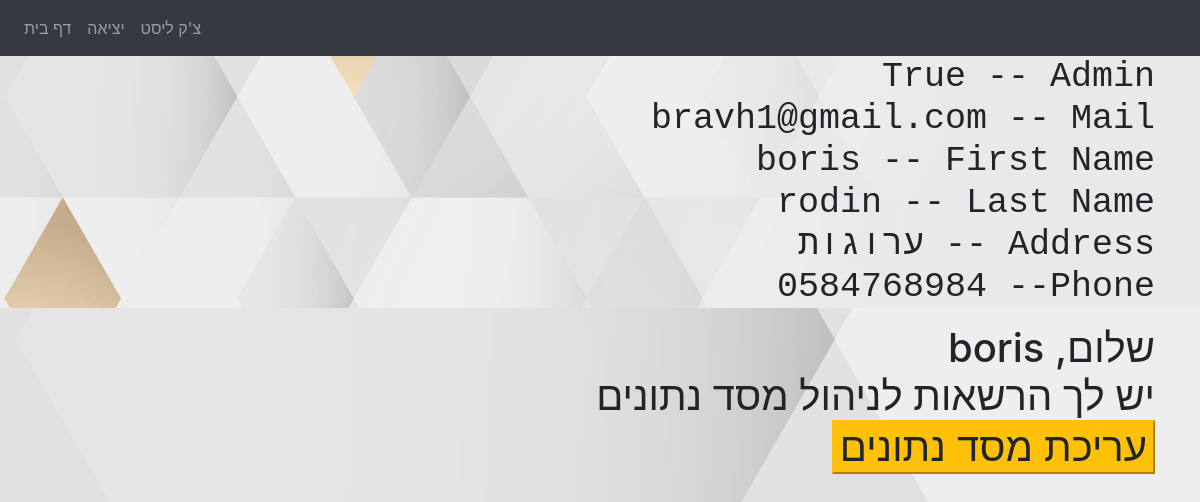
Page / (signed in) on the earlier database version.
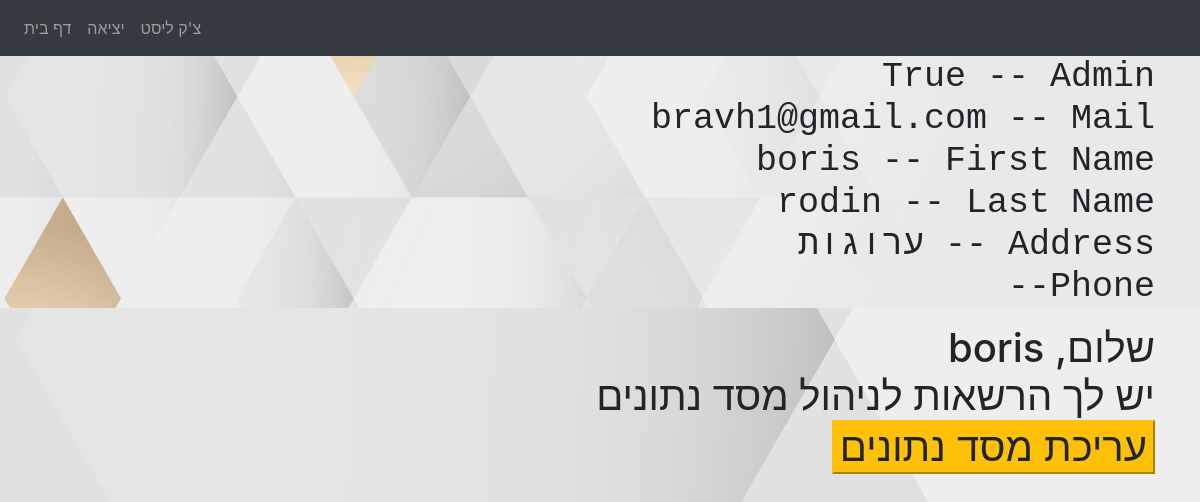
Same page on the later database version.
### website/models.py (models this page shows)
class User(db.Model , UserMixin):
    id = db.Column(db.Integer, primary_key=True)
    email = db.Column(db.String(150), unique=True)
    password = db.Column(db.String(150))
    first_name = db.Column(db.String(150))
    last_name = db.Column(db.String(150))
    address = db.Column(db.String(150))
    phone = db.Column(db.String(150))
    admin = db.Column(db.Boolean, default=False)

### website/views.py (the view)
@views.route('/', methods=['GET', 'POST'])
@login_required
def home():
    return render_template("home.html", user=current_user)

### website/__init__.py (called while the page is built)
def create_app():
    app = Flask(__name__)
    app.config['SECRET_KEY'] = 'sOdkamUsLaparaVelaSus'
    app.config['SQLALCHEMY_DATABASE_URI'] = f'sqlite:///{DB_NAME}'
    db.init_app(app)
    from .views import views
    from .auth import auth
    from .checklist import checklist
    from .admin import admin
    app.register_blueprint(views, url_prefix='/')
    app.register_blueprint(auth, url_prefix='/')
    app.register_blueprint(checklist, url_prefix='/')
    app.register_blueprint(admin, url_prefix='/')
    from .models import User
    create_database(app)
    login_manager = LoginManager()
    login_manager.login_view = 'auth.login'
    login_manager.init_app(app)
    @login_manager.user_loader
    def load_user(id):
        return User.query.get(int(id))
    return app

### website/templates/home.html (shortened to what this page needs)
{% extends "base.html" %}
{% block content %}
<h1>
<pre>
    {{ user.admin }} -- Admin
    {{ user.email }} -- Mail
    {{ user.first_name }} -- First Name
    {{ user.last_name }} -- Last Name
    {{ user.address }} -- Address
    {{ user.phone }} --Phone
</pre>
<div style="float: right">
    <h1> {{ user.first_name }} ,שלום</h1>
    <div>
    {% if user.admin %}
            יש לך הרשאות לניהול מסד נתונים
            <br>
            <form method="POST" action="/admin">
            <input class="btn-warning" type="submit" value="עריכת מסד נתונים">
         </form>
    {% else %}
            אין לך הרשאות לניהול מסד נתונים
    {% endif %}
</div>
</div>
</h1>
{% endblock %}

Differences in the rows shown:
changed User "boris": phone "0584768984" → (not shown)
